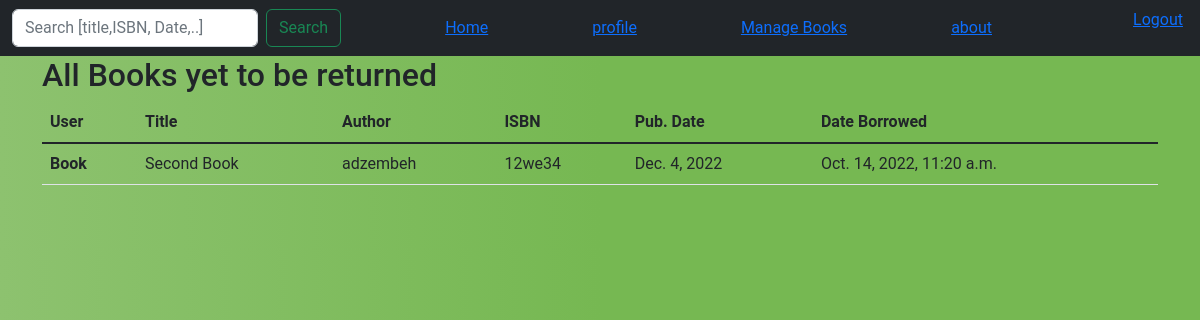
Screenshot of /all/checke/books/ (signed in) with the database file from the repository.
### book/models.py (models this page shows, shortened)
class CheckedBook(models.Model):
    user = models.ForeignKey(User, on_delete = models.CASCADE)
    book = models.ForeignKey(Books, on_delete = models.CASCADE)
    date_checked = models.DateTimeField(auto_now =True)
    date_due = models.DateTimeField()
    has_returned= models.BooleanField(default=False)

class Books(models.Model):
    cover_image = models.ImageField(upload_to = 'media/')
    title = models.CharField(max_length = 50)
    ISBN = models.CharField(max_length = 50)
    revision_number = models.CharField(max_length = 50)
    published_date = models.DateField()
    publisher = models.CharField(max_length = 70)
    author = models.CharField(max_length = 150)
    genre = models.CharField(max_length = 50)
    date_added = models.DateTimeField(auto_now =True)

### book/views.py (the view)
# urls.py: path('all/checke/books/',ADminManageCkeckedBooksView.as_view(), name = 'yet_books'),
class ADminManageCkeckedBooksView(LoginRequiredMixin,UserPassesTestMixin,TemplateView):
    template_name = 'book/checked_books.html'
    def get_context_data(self, *args, **kwargs):
        context =super(ADminManageCkeckedBooksView,self).get_context_data( *args, **kwargs)
        users =  User.objects.all().order_by('-date_joined')
        books = CheckedBook.objects.filter(has_returned =False).order_by('-date_checked')
        context.update({'books':books,'users':users})
        return context
    def test_func(self):
        if self.request.user.is_superuser or self.request.user.is_staff:
            return True
        return False

### book/templates/book/checked_books.html
{%extends 'base.html'%}
{%load static%}
{%block content%}
<div class="container">
  <h2>All Books yet to be returned </h2>
<table class="table">
    <thead>
      <tr>
        <th scope="col">User</th>
        <th scope="col">Title</th>
        <th scope="col">Author</th>
        <th scope="col">ISBN</th>
        <th scope="col">Pub. Date</th>
        <th scope="col">Date Borrowed</th>
      </tr>
    </thead>
    <tbody class="table-group-divider">
      {%for book in books%}
      <tr>
        <th scope="row">{{book.user.username}}</th>
        <td>{{book.book.title}}</td>
        <td>{{book.book.author}}</td>
        <td>{{book.book.ISBN}}</td>
        <td>{{book.book.published_date}}</td>
        <td>{{book.date_checked}}</td>
      </tr>
      {%endfor%}
    </tbody>
  </table>
  <br><br>
</div>
{%endblock content%}

### templates/base.html (shortened to what this page needs)
<!DOCTYPE html>
{%load static%}
<html lang="en">
<head>
    <link href="https://cdn.jsdelivr.net/npm/bootstrap@5.2.2/dist/css/bootstrap.min.css" rel="stylesheet">
</head>
<body>
<nav class="navbar bg-dark">
    <div class="container-fluid">
      <form class="d-flex" role="search" method="post" action="{%url 'search'%}">
        <input class="form-control me-2" type="search" name = 'search' placeholder="Search [title,ISBN, Date,..]" aria-label="Search">
        <button class="btn btn-outline-success" type="submit">Search</button>
      </form>
      <a href="{%url 'home'%}">Home</a>
      <a href="{%url 'profile'%}">profile</a>
      {%if request.user.is_superuser%}
      <a href="{%url 'Admin'%}">Manage Books</a>
      {%endif%}
      <a href="">about</a>
      <ul>
        {%if request.user.is_authenticated%}
        <li><a href="{%url 'logout'%}">Logout</a></li>
        {%else%}
        <li><a href="{%url 'login'%}">check in</a></li>
        <li><a href="{%url 'register'%}">Register</a></li>
        {%endif%}
      </ul>
    </div>
  </nav>
{%block content%}
{%endblock content%}
</body>
</html>

### templates/base.html (style rules this page uses)
body { background: #76b852; background: rgb(141,194,111); background: linear-gradient(90deg, rgba(141,194,111,1) 0%, rgba(118,184,82,1) 50%); font-family: "Roboto", sans-serif; -webkit-font-smoothing: antialiased; -moz-osx-font-smoothing: grayscale; }
ul li { display: inline; margin: 5px; }

### rows the page displays
CheckedBook: user.username "Book", book "Second Book", book.author "adzembeh", book.ISBN "12we34", book.published_date "Dec. 4, 2022", date_checked "Oct. 14, 2022, 11:20 a.m."
